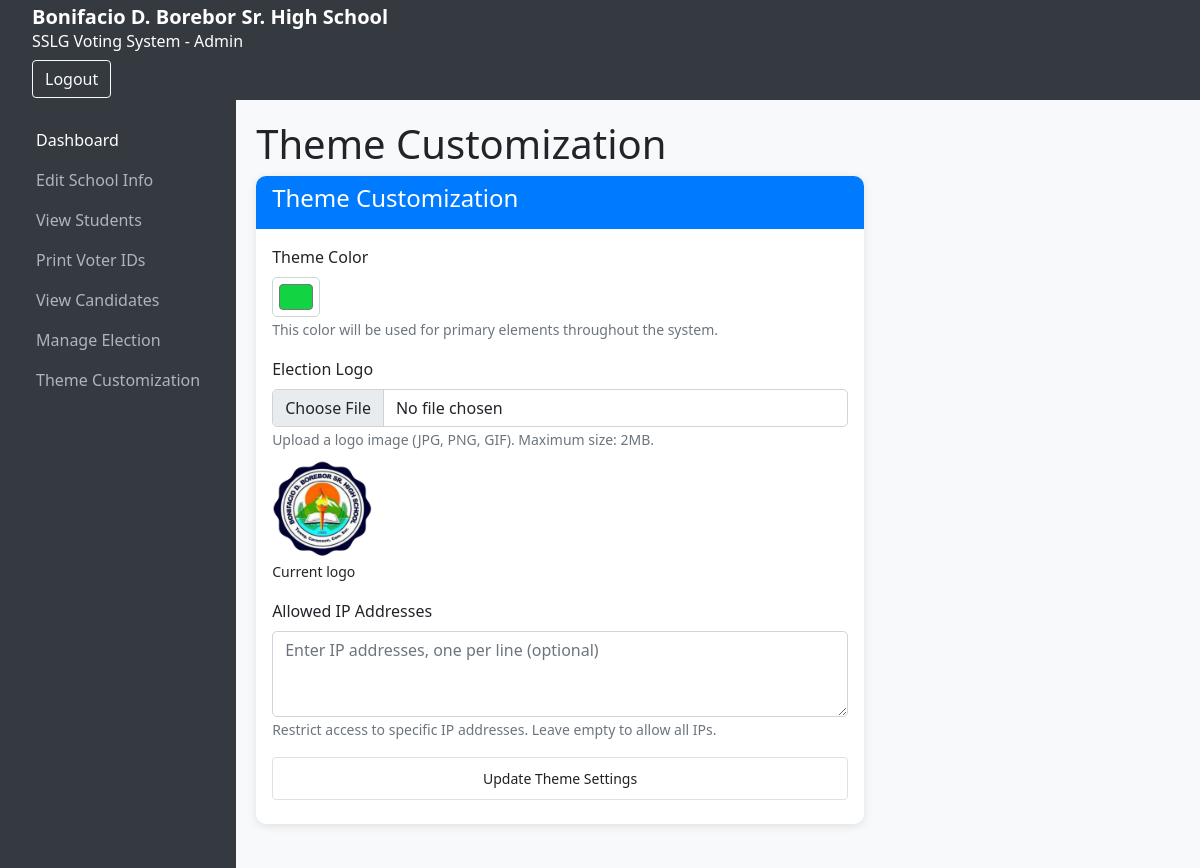
The app's page /admin/theme.php (signed in), older data.
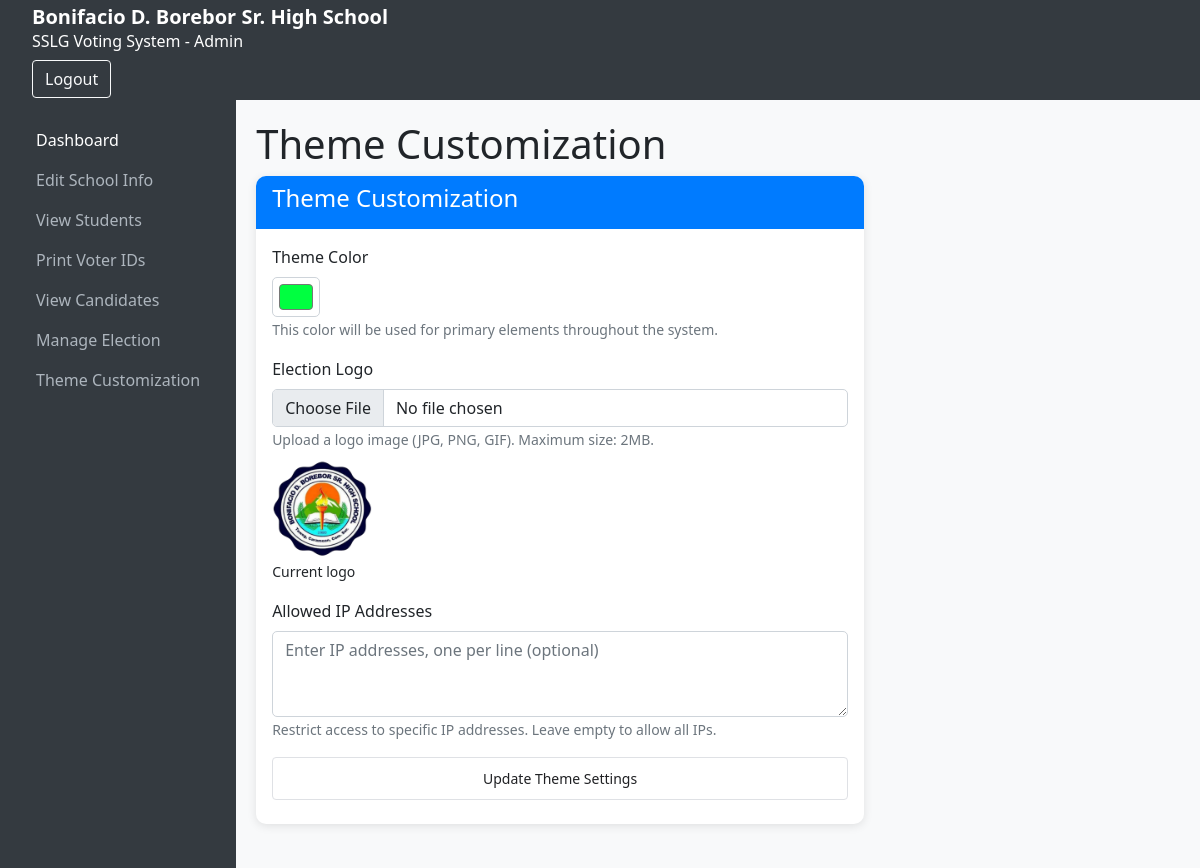
The same page, newer data.
### tables this page shows
CREATE TABLE election_settings (
            id INTEGER PRIMARY KEY AUTOINCREMENT,
            election_name TEXT NOT NULL DEFAULT 'SSLG Election',
            election_token TEXT,
            is_open INTEGER NOT NULL DEFAULT 0,
            start_date TEXT,
            end_date TEXT,
            created_at TEXT DEFAULT CURRENT_TIMESTAMP,
            updated_at TEXT DEFAULT CURRENT_TIMESTAMP
        , logo_path TEXT, theme_color TEXT DEFAULT '#343a40', allowed_ips TEXT, chief_commissioner_token TEXT, screening_validation_token TEXT, electoral_board_token TEXT);

### admin/theme.php (the view, shortened to what this page needs)
<?php
$db = getDBConnection();
$election = $db->query("SELECT * FROM election_settings ORDER BY id DESC LIMIT 1")->fetch();
include '../includes/admin_header.php';
include '../includes/admin_sidebar.php';
?>
<div class="admin-content">
    <h1>Theme Customization</h1>
    <div class="row">
        <div class="col-md-8">
            <div class="card mb-4">
                <div class="card-header">
                    <h4>Theme Customization</h4>
                </div>
                <div class="card-body">
                    <form method="POST" enctype="multipart/form-data" action="">
                        <div class="mb-3">
                            <label for="theme_color" class="form-label">Theme Color</label>
                            <input type="color" class="form-control form-control-color" id="theme_color" name="theme_color" value="<?php echo htmlspecialchars($election['theme_color'] ?? '#343a40'); ?>" title="Choose theme color">
                            <small class="form-text text-muted">This color will be used for primary elements throughout the system.</small>
                        </div>
                        <div class="mb-3">
                            <label for="logo" class="form-label">Election Logo</label>
                            <input type="file" class="form-control" id="logo" name="logo" accept="image/*">
                            <small class="form-text text-muted">Upload a logo image (JPG, PNG, GIF). Maximum size: 2MB.</small>
                            <?php if ($election['logo_path']): ?>
                                <div class="mt-2">
                                    <img src="<?php echo htmlspecialchars($election['logo_path']); ?>" alt="Current Logo" style="max-height: 100px;">
                                    <p class="mb-0"><small>Current logo</small></p>
                                </div>
                            <?php endif; ?>
                        </div>
                        <div class="mb-3">
                            <label for="allowed_ips" class="form-label">Allowed IP Addresses</label>
                            <textarea class="form-control" id="allowed_ips" name="allowed_ips" rows="3" placeholder="Enter IP addresses, one per line (optional)"><?php echo htmlspecialchars($election['allowed_ips'] ?? ''); ?></textarea>
                            <small class="form-text text-muted">Restrict access to specific IP addresses. Leave empty to allow all IPs.</small>
                        </div>
                        <button type="submit" class="btn btn-primary">Update Theme Settings</button>
                    </form>
                </div>
            </div>
        </div>
    </div>
</div>
<?php include '../includes/admin_footer.php'; ?>

Row changes from the older to the newer data that the page shows:
changed election_settings: theme_color "#11d442" → "#00ff40"
